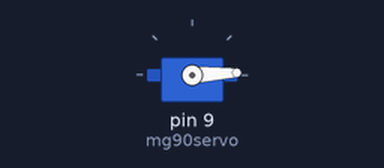
Simulated run of this sketch. Board: Arduino Uno, built with avr-gcc and run on an emulated ATmega328P. On the bench: servo.

Above: at 0.05 s.
At 0.45 s:
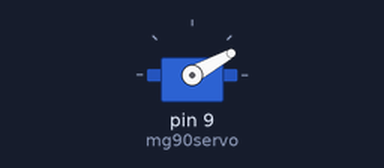
At 0.65 s:
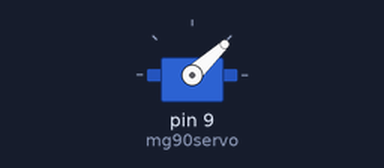
At 1.3 s:
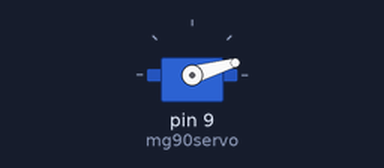
Timing chart, 0 to 3.5 s (numbered marks = the images above):
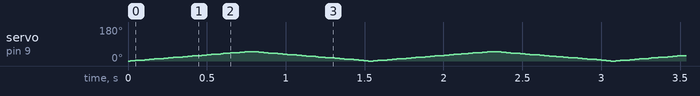

The sketch:

servoDriver.ino
```cpp
//Date June 03, 2020
//Author Bimalka Piyaruwan Thalagala
//TabNine::config
//------------------------------------------------------
//include the library needs to control the Servo.
#include <Servo.h>

//------------------------------------------------------
//Define the servo object
Servo mg90servo;

//-----------------------------------------------------
// Define a global variable to store the position of the Servo
int pos = 0;
//Define varibles to use in potCtrlServo() function.
//int potpin = 5; // Pin where the pot is connected
//int val; // variable to keep the analog read value of pot.


//-----------------------------------------------------

void setup() {
  //Attach the servo to one of the PWM supported digital pins.
  //Here D9 pin is used to attach the servo.
  Serial.begin(9600);
  mg90servo.attach(9);
}

void loop() {
    for (pos = 0; pos <= 50; pos +=1) {
    mg90servo.write(pos);
    delay(15);
  }
  //Shaft position is Decremented by steps of 1 degree.
  for (pos = 50; pos >=0; pos -=1) {
    mg90servo.write(pos);
    delay(15);
}
}
```
